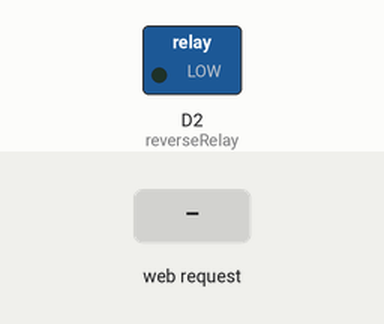
The sketch below on a simulated ESP8266 (NodeMCU). Shown: switched loads named in the sketch (green lamp = pin HIGH). The inputs (shaded band) are chosen by the test bench. WiFi joins after 1.5 s; servers stay silent unless stated; what the sketch prints to the serial monitor is not drawn.

Above: at 2.7 s.
2.8 s: HTTP request GET /off received
At 3.6 s:
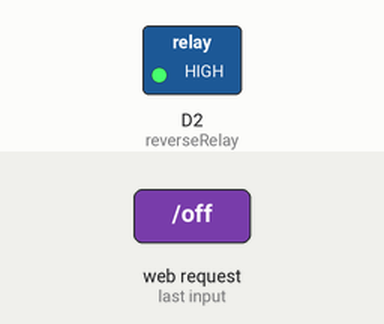
4.3 s: HTTP request GET /on received
At 4.7 s:
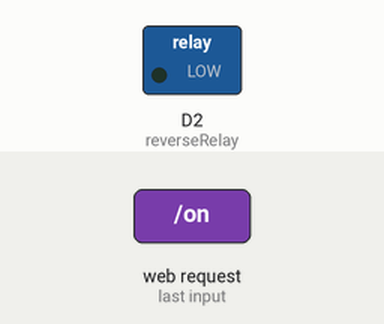
Timing chart, 0 to 7.3 s (numbered marks = the images above; inputs shaded):
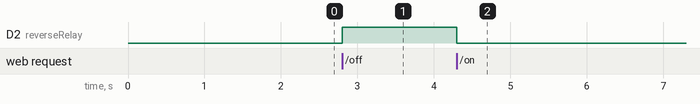

The sketch:

NodeMCU.ino
```cpp
#include <ESP8266WiFi.h>
#include <ESP8266WebServer.h>

const char *ssid = "homenetwork";
const char *pass = "homenetwork";

ESP8266WebServer server(80);
const int reverseRelay = D2;

void homePage() {
  server.send(200, "text/html",
"<!DOCTYPE html>"
"<html>"
  "<head>"
    "<title>LED Controller</title>"
    "<style>"
      "div {"
        "display: inline-block;"
        "width: 80vw;"
        "position: absolute;"
        "top: 25%;"
        "left: 50%;"
        "transform: translate(-50%, -50%);"
      "}"
      "h1 {"
        "font-size: 3.6rem;"
      "}"
      "button {"
        "margin: 0 1.8rem;"
        "border: 0;"
        "border-radius: 0.3rem;"
        "padding: 1rem;"
        "font-size: 1rem;"
        "font-weight: bolder;"
        "color: white;"
        "background-color: #4caf50;"
      "}"
      "button:active,"
      "button:hover {"
        "background-color: lightcoral;"
      "}"
      "button:disabled {"
        "color: black;"
        "background-color: silver;"
      "}"
    "</style>"
  "</head>"
  "<body>"
    "<div>"
      "<h1>Press a button</h1>"
      "<button onclick=\"window.location.href='/on'\">Turn ON</button>"
      "<button onclick=\"window.location.href='/off'\">Turn OFF</button>"
    "</div>"
  "</body>"
"</html>"
);
}

void handleOn() {
  digitalWrite(reverseRelay, LOW);
  server.send(200, "text/html",
"<!DOCTYPE html>"
"<html>"
  "<head>"
    "<title>LED Controller</title>"
    "<style>"
      "div {"
        "display: inline-block;"
        "width: 80vw;"
        "position: absolute;"
        "top: 25%;"
        "left: 50%;"
        "transform: translate(-50%, -50%);"
      "}"
      "h1 {"
        "font-size: 3.6rem;"
      "}"
      "button {"
        "margin: 0 1.8rem;"
        "border: 0;"
        "border-radius: 0.3rem;"
        "padding: 1rem;"
        "font-size: 1rem;"
        "font-weight: bolder;"
        "color: white;"
        "background-color: #4caf50;"
      "}"
      "button:active,"
      "button:hover {"
        "background-color: lightcoral;"
      "}"
      "button:disabled {"
        "color: black;"
        "background-color: silver;"
      "}"
    "</style>"
  "</head>"
  "<body>"
    "<div>"
      "<h1>Press a button</h1>"
      "<button onclick=\"window.location.href='/on'\" disabled>Turn ON</button>"
      "<button onclick=\"window.location.href='/off'\">Turn OFF</button>"
    "</div>"
  "</body>"
"</html>"
  );
}

void handleOff() {
  digitalWrite(reverseRelay, HIGH);
  server.send(200, "text/html",
"<!DOCTYPE html>"
"<html>"
  "<head>"
    "<title>LED Controller</title>"
    "<style>"
      "div {"
        "display: inline-block;"
        "width: 80vw;"
        "position: absolute;"
        "top: 25%;"
        "left: 50%;"
        "transform: translate(-50%, -50%);"
      "}"
      "h1 {"
        "font-size: 3.6rem;"
      "}"
      "button {"
        "margin: 0 1.8rem;"
        "border: 0;"
        "border-radius: 0.3rem;"
        "padding: 1rem;"
        "font-size: 1rem;"
        "font-weight: bolder;"
        "color: white;"
        "background-color: #4caf50;"
      "}"
      "button:active,"
      "button:hover {"
        "background-color: lightcoral;"
      "}"
      "button:disabled {"
        "color: black;"
        "background-color: silver;"
      "}"
    "</style>"
  "</head>"
  "<body>"
    "<div>"
      "<h1>Press a button</h1>"
      "<button onclick=\"window.location.href='/on'\">Turn ON</button>"
      "<button onclick=\"window.location.href='/off'\" disabled>Turn OFF</button>"
    "</div>"
  "</body>"
"</html>"
  );
}

void setup() {
  pinMode(reverseRelay, OUTPUT);
  Serial.begin(9600);

  WiFi.begin(ssid, pass);
  Serial.print("Connecting to WiFi");
  while(WiFi.status() != WL_CONNECTED) {
    delay(500);
    Serial.print(".");
  }
  Serial.println("\nConnected sucessfully!");
  IPAddress localIP = WiFi.localIP();
  Serial.print("Node MCU IP: "); Serial.println(localIP);

  server.on("/", homePage);
  server.on("/on", handleOn);
  server.on("/off", handleOff);
  server.begin();
}

void loop() {
  server.handleClient();
}
```

Measured:
- after the input at 2.8 s, D2 (reverseRelay): LOW → HIGH at once
- after the input at 4.3 s, D2 (reverseRelay): HIGH → LOW at once
